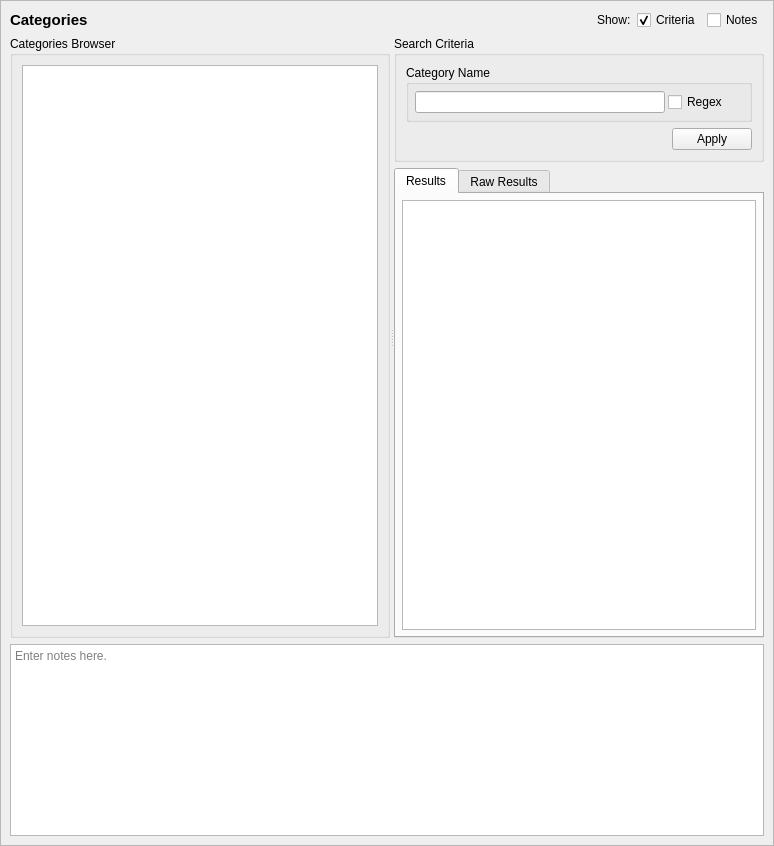
<?xml version="1.0" encoding="UTF-8"?>
<ui version="4.0">
 <class>CategoryQueryTab_ui</class>
 <widget class="QScrollArea" name="CategoryQueryTab_ui">
  <property name="geometry">
   <rect>
    <x>0</x>
    <y>0</y>
    <width>774</width>
    <height>846</height>
   </rect>
  </property>
  <property name="sizeAdjustPolicy">
   <enum>QAbstractScrollArea::AdjustToContents</enum>
  </property>
  <property name="widgetResizable">
   <bool>true</bool>
  </property>
  <widget class="QWidget" name="contents">
   <property name="geometry">
    <rect>
     <x>0</x>
     <y>0</y>
     <width>772</width>
     <height>844</height>
    </rect>
   </property>
   <property name="minimumSize">
    <size>
     <width>0</width>
     <height>0</height>
    </size>
   </property>
   <layout class="QGridLayout" name="gridLayout_3">
    <item row="0" column="0">
     <widget class="QLabel" name="label">
      <property name="sizePolicy">
       <sizepolicy hsizetype="Preferred" vsizetype="Fixed">
        <horstretch>0</horstretch>
        <verstretch>0</verstretch>
       </sizepolicy>
      </property>
      <property name="maximumSize">
       <size>
        <width>16777215</width>
        <height>20</height>
       </size>
      </property>
      <property name="font">
       <font>
        <pointsize>11</pointsize>
        <weight>75</weight>
        <bold>true</bold>
       </font>
      </property>
      <property name="text">
       <string>Categories</string>
      </property>
     </widget>
    </item>
    <item row="3" column="0" colspan="5">
     <widget class="QTextEdit" name="notes">
      <property name="minimumSize">
       <size>
        <width>0</width>
        <height>80</height>
       </size>
      </property>
      <property name="toolTip">
       <string>Optionally enter notes here about the query.</string>
      </property>
      <property name="placeholderText">
       <string>Enter notes here.</string>
      </property>
     </widget>
    </item>
    <item row="0" column="1">
     <spacer name="horizontalSpacer">
      <property name="orientation">
       <enum>Qt::Horizontal</enum>
      </property>
      <property name="sizeHint" stdset="0">
       <size>
        <width>440</width>
        <height>20</height>
       </size>
      </property>
     </spacer>
    </item>
    <item row="0" column="2">
     <widget class="QLabel" name="label_2">
      <property name="text">
       <string>Show:</string>
      </property>
     </widget>
    </item>
    <item row="0" column="3">
     <widget class="QCheckBox" name="criteria_expander">
      <property name="toolTip">
       <string>Show or hide the search criteria (no settings are lost)</string>
      </property>
      <property name="text">
       <string>Criteria</string>
      </property>
      <property name="checked">
       <bool>true</bool>
      </property>
     </widget>
    </item>
    <item row="0" column="4">
     <widget class="QCheckBox" name="notes_expander">
      <property name="toolTip">
       <string>Show or hide the notes field (no data is lost)</string>
      </property>
      <property name="text">
       <string>Notes</string>
      </property>
     </widget>
    </item>
    <item row="1" column="0" rowspan="2" colspan="5">
     <widget class="QSplitter" name="splitter">
      <property name="sizePolicy">
       <sizepolicy hsizetype="Expanding" vsizetype="Preferred">
        <horstretch>0</horstretch>
        <verstretch>1</verstretch>
       </sizepolicy>
      </property>
      <property name="orientation">
       <enum>Qt::Horizontal</enum>
      </property>
      <widget class="QGroupBox" name="browser_groupBox">
       <property name="title">
        <string>Categories Browser</string>
       </property>
       <layout class="QGridLayout" name="gridLayout">
        <item row="0" column="0">
         <widget class="GetDetailsListView" name="cats"/>
        </item>
       </layout>
      </widget>
      <widget class="QWidget" name="verticalLayoutWidget">
       <layout class="QVBoxLayout" name="verticalLayout">
        <item>
         <widget class="QGroupBox" name="criteria_frame">
          <property name="sizePolicy">
           <sizepolicy hsizetype="Preferred" vsizetype="Preferred">
            <horstretch>0</horstretch>
            <verstretch>0</verstretch>
           </sizepolicy>
          </property>
          <property name="maximumSize">
           <size>
            <width>16777215</width>
            <height>16777215</height>
           </size>
          </property>
          <property name="title">
           <string>Search Criteria</string>
          </property>
          <layout class="QGridLayout" name="gridLayout_2">
           <item row="1" column="1">
            <widget class="QDialogButtonBox" name="buttonBox">
             <property name="standardButtons">
              <set>QDialogButtonBox::Apply</set>
             </property>
            </widget>
           </item>
           <item row="0" column="0" colspan="2">
            <widget class="QGroupBox" name="name_criteria">
             <property name="maximumSize">
              <size>
               <width>16777215</width>
               <height>120</height>
              </size>
             </property>
             <property name="title">
              <string>Category Name</string>
             </property>
             <layout class="QGridLayout" name="gridLayout_8">
              <property name="leftMargin">
               <number>6</number>
              </property>
              <property name="topMargin">
               <number>6</number>
              </property>
              <property name="rightMargin">
               <number>6</number>
              </property>
              <property name="bottomMargin">
               <number>6</number>
              </property>
              <property name="spacing">
               <number>3</number>
              </property>
              <item row="0" column="1">
               <widget class="QLineEdit" name="name">
                <property name="sizePolicy">
                 <sizepolicy hsizetype="Expanding" vsizetype="Fixed">
                  <horstretch>0</horstretch>
                  <verstretch>0</verstretch>
                 </sizepolicy>
                </property>
                <property name="minimumSize">
                 <size>
                  <width>150</width>
                  <height>20</height>
                 </size>
                </property>
                <property name="maximumSize">
                 <size>
                  <width>250</width>
                  <height>16777215</height>
                 </size>
                </property>
               </widget>
              </item>
              <item row="0" column="2">
               <widget class="QCheckBox" name="name_regex">
                <property name="toolTip">
                 <string>Use regular expressions to match the type's name.</string>
                </property>
                <property name="text">
                 <string>Regex</string>
                </property>
               </widget>
              </item>
             </layout>
            </widget>
           </item>
          </layout>
         </widget>
        </item>
        <item>
         <widget class="QTabWidget" name="results_frame">
          <property name="sizePolicy">
           <sizepolicy hsizetype="Preferred" vsizetype="MinimumExpanding">
            <horstretch>0</horstretch>
            <verstretch>1</verstretch>
           </sizepolicy>
          </property>
          <property name="currentIndex">
           <number>0</number>
          </property>
          <widget class="QWidget" name="table_page">
           <property name="sizePolicy">
            <sizepolicy hsizetype="Preferred" vsizetype="MinimumExpanding">
             <horstretch>0</horstretch>
             <verstretch>0</verstretch>
            </sizepolicy>
           </property>
           <attribute name="title">
            <string>Results</string>
           </attribute>
           <layout class="QVBoxLayout" name="verticalLayout_3">
            <property name="leftMargin">
             <number>6</number>
            </property>
            <property name="topMargin">
             <number>6</number>
            </property>
            <property name="rightMargin">
             <number>6</number>
            </property>
            <property name="bottomMargin">
             <number>6</number>
            </property>
            <item>
             <widget class="SEToolsTableView" name="table_results">
              <property name="sizePolicy">
               <sizepolicy hsizetype="Expanding" vsizetype="MinimumExpanding">
                <horstretch>0</horstretch>
                <verstretch>0</verstretch>
               </sizepolicy>
              </property>
              <property name="sizeAdjustPolicy">
               <enum>QAbstractScrollArea::AdjustIgnored</enum>
              </property>
              <property name="alternatingRowColors">
               <bool>true</bool>
              </property>
              <property name="sortingEnabled">
               <bool>true</bool>
              </property>
             </widget>
            </item>
           </layout>
          </widget>
          <widget class="QWidget" name="raw_page">
           <property name="sizePolicy">
            <sizepolicy hsizetype="Preferred" vsizetype="MinimumExpanding">
             <horstretch>0</horstretch>
             <verstretch>0</verstretch>
            </sizepolicy>
           </property>
           <attribute name="title">
            <string>Raw Results</string>
           </attribute>
           <layout class="QVBoxLayout" name="verticalLayout_2">
            <property name="leftMargin">
             <number>6</number>
            </property>
            <property name="topMargin">
             <number>6</number>
            </property>
            <property name="rightMargin">
             <number>6</number>
            </property>
            <property name="bottomMargin">
             <number>6</number>
            </property>
            <item>
             <widget class="QPlainTextEdit" name="raw_results">
              <property name="sizePolicy">
               <sizepolicy hsizetype="Expanding" vsizetype="MinimumExpanding">
                <horstretch>0</horstretch>
                <verstretch>0</verstretch>
               </sizepolicy>
              </property>
              <property name="minimumSize">
               <size>
                <width>0</width>
                <height>0</height>
               </size>
              </property>
              <property name="font">
               <font>
                <family>Monospace</family>
               </font>
              </property>
              <property name="documentTitle">
               <string/>
              </property>
              <property name="lineWrapMode">
               <enum>QPlainTextEdit::NoWrap</enum>
              </property>
              <property name="readOnly">
               <bool>true</bool>
              </property>
             </widget>
            </item>
           </layout>
          </widget>
         </widget>
        </item>
       </layout>
      </widget>
     </widget>
    </item>
   </layout>
   <zorder>splitter</zorder>
   <zorder>notes</zorder>
   <zorder>label</zorder>
   <zorder>label_2</zorder>
   <zorder>horizontalSpacer</zorder>
   <zorder>criteria_expander</zorder>
   <zorder>notes_expander</zorder>
  </widget>
 </widget>
 <customwidgets>
  <customwidget>
   <class>SEToolsTableView</class>
   <extends>QTableView</extends>
   <header>setoolsgui/tableview.h</header>
  </customwidget>
  <customwidget>
   <class>GetDetailsListView</class>
   <extends>QListView</extends>
   <header>setoolsgui/getdetailslist.h</header>
  </customwidget>
 </customwidgets>
 <tabstops>
  <tabstop>criteria_expander</tabstop>
  <tabstop>notes_expander</tabstop>
  <tabstop>cats</tabstop>
  <tabstop>name</tabstop>
  <tabstop>name_regex</tabstop>
  <tabstop>results_frame</tabstop>
  <tabstop>table_results</tabstop>
  <tabstop>raw_results</tabstop>
  <tabstop>notes</tabstop>
 </tabstops>
 <resources/>
 <connections>
  <connection>
   <sender>notes_expander</sender>
   <signal>toggled(bool)</signal>
   <receiver>notes</receiver>
   <slot>setVisible(bool)</slot>
   <hints>
    <hint type="sourcelabel">
     <x>732</x>
     <y>20</y>
    </hint>
    <hint type="destinationlabel">
     <x>386</x>
     <y>754</y>
    </hint>
   </hints>
  </connection>
  <connection>
   <sender>criteria_expander</sender>
   <signal>toggled(bool)</signal>
   <receiver>criteria_frame</receiver>
   <slot>setVisible(bool)</slot>
   <hints>
    <hint type="sourcelabel">
     <x>583</x>
     <y>20</y>
    </hint>
    <hint type="destinationlabel">
     <x>496</x>
     <y>226</y>
    </hint>
   </hints>
  </connection>
 </connections>
</ui>
